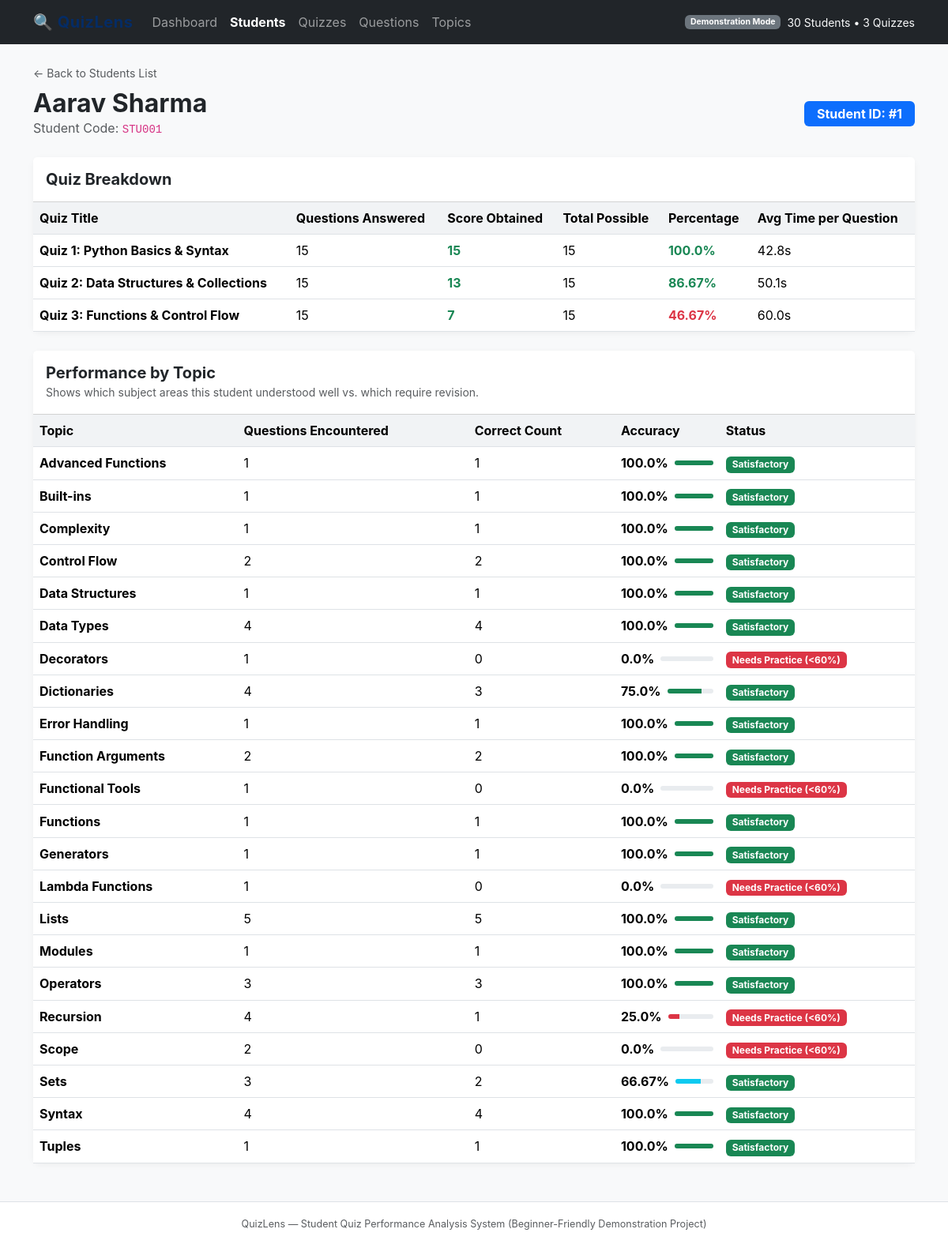
Screenshot of /students/1 with the database file from the repository.
### tables this page shows
CREATE TABLE students (
            id INTEGER PRIMARY KEY AUTOINCREMENT,
            student_code TEXT UNIQUE NOT NULL,
            name TEXT NOT NULL
        );

CREATE TABLE quizzes (
            id INTEGER PRIMARY KEY AUTOINCREMENT,
            title TEXT NOT NULL,
            date TEXT NOT NULL,
            total_marks INTEGER NOT NULL
        );

CREATE TABLE questions (
            id INTEGER PRIMARY KEY AUTOINCREMENT,
            quiz_id INTEGER NOT NULL,
            question_text TEXT NOT NULL,
            correct_answer TEXT NOT NULL,
            topic TEXT NOT NULL,
            marks INTEGER NOT NULL DEFAULT 1,
            FOREIGN KEY (quiz_id) REFERENCES quizzes(id) ON DELETE CASCADE
        );

### app.py (the view)
@app.route("/students/<int:student_id>")
def student_detail(student_id):
    detail = get_student_detail(student_id)
    if detail is None:
        abort(404, description="Student not found")
    return render_template(
        "student_detail.html",
        active_page="students",
        detail=detail
    )

### analysis.py (called while the page is built)
def safe_percentage(part, total):
    if total is None or total <= 0:
        return 0.0
    return round((part / total) * 100, 2)

### database.py (called while the page is built)
def get_connection():
    conn = sqlite3.connect(DATABASE_NAME)
    conn.execute("PRAGMA foreign_keys = ON;")
    conn.row_factory = sqlite3.Row
    return conn

### templates/student_detail.html (shortened to what this page needs)
{% extends "base.html" %}
{% block content %}
<div class="mb-4">
    <a href="/students" class="text-decoration-none text-muted small">&larr; Back to Students List</a>
    <div class="d-flex justify-content-between align-items-center mt-2">
        <div>
            <h2 class="fw-bold mb-0">{{ detail.student.name }}</h2>
            <p class="text-muted mb-0">Student Code: <code>{{ detail.student.student_code }}</code></p>
        </div>
        <span class="badge bg-primary fs-6 px-3 py-2">Student ID: #{{ detail.student.id }}</span>
    </div>
</div>
<div class="card mb-4">
    <div class="card-header bg-white py-3">
        <h5 class="fw-bold mb-0">Quiz Breakdown</h5>
    </div>
    <div class="table-responsive">
        <table class="table table-hover align-middle mb-0">
            <thead>
                <tr>
                    <th>Quiz Title</th>
                    <th>Questions Answered</th>
                    <th>Score Obtained</th>
                    <th>Total Possible</th>
                    <th>Percentage</th>
                    <th>Avg Time per Question</th>
                </tr>
            </thead>
            <tbody>
                {% for q in detail.quizzes %}
                <tr>
                    <td class="fw-bold">{{ q.quiz_title }}</td>
                    <td>{{ q.questions_answered }}</td>
                    <td><strong class="text-success">{{ q.score }}</strong></td>
                    <td>{{ q.total_marks }}</td>
                    <td>
                        <span class="fw-bold {% if q.percentage >= 75 %}text-success{% elif q.percentage >= 50 %}text-warning{% else %}text-danger{% endif %}">
                            {{ q.percentage }}%
                        </span>
                    </td>
                    <td>{{ q.avg_time }}s</td>
                </tr>
                {% endfor %}
            </tbody>
        </table>
    </div>
</div>
<div class="card mb-4">
    <div class="card-header bg-white py-3">
        <h5 class="fw-bold mb-0">Performance by Topic</h5>
        <small class="text-muted">Shows which subject areas this student understood well vs. which require revision.</small>
    </div>
    <div class="table-responsive">
        <table class="table table-hover align-middle mb-0">
            <thead>
                <tr>
                    <th>Topic</th>
                    <th>Questions Encountered</th>
                    <th>Correct Count</th>
                    <th>Accuracy</th>
                    <th>Status</th>
                </tr>
            </thead>
            <tbody>
                {% for t in detail.topics %}
                <tr>
                    <td class="fw-bold">{{ t.topic }}</td>
                    <td>{{ t.total_questions }}</td>
                    <td>{{ t.correct_count }}</td>
                    <td>
                        <div class="d-flex align-items-center" style="max-width: 200px;">
                            <span class="me-2 fw-bold">{{ t.accuracy }}%</span>
                            <div class="progress flex-grow-1" style="height: 6px;">
                                <div class="progress-bar {% if t.accuracy >= 75 %}bg-success{% elif t.accuracy >= 60 %}bg-info{% else %}bg-danger{% endif %}"
                                     role="progressbar" style="width: {{ t.accuracy }}%;"></div>
                            </div>
                        </div>
                    </td>
                    <td>
                        {% if t.is_weak %}
                            <span class="badge bg-danger">Needs Practice (&lt;60%)</span>
                        {% else %}
                            <span class="badge bg-success">Satisfactory</span>
                        {% endif %}
                    </td>
                </tr>
                {% endfor %}
            </tbody>
        </table>
    </div>
</div>
{% endblock %}

### templates/base.html (style rules this page uses)
body { background-color: #f8f9fa; font-family: -apple-system, BlinkMacSystemFont, "Segoe UI", Roboto, "Helvetica Neue", Arial, sans-serif; }
.card { border: none; border-radius: 10px; box-shadow: 0 2px 8px rgba(0,0,0,0.05); }
.table th { background-color: #f1f3f5; }

### rows the page displays
students: student.name "Aarav Sharma", student.student_code "STU001", student.id "1"
quizzes: quiz_title "Quiz 1: Python Basics & Syntax", questions_answered "15", score "15", total_marks "15", percentage "100.0", avg_time "42.8"
quizzes: quiz_title "Quiz 2: Data Structures & Collections", questions_answered "15", score "13", total_marks "15", percentage "86.67", avg_time "50.1"
quizzes: quiz_title "Quiz 3: Functions & Control Flow", questions_answered "15", score "7", total_marks "15", percentage "46.67", avg_time "60.0"
questions: topic "Advanced Functions", total_questions "1", correct_count "1", accuracy "100.0", shows "Satisfactory"
questions: topic "Built-ins", total_questions "1", correct_count "1", accuracy "100.0", shows "Satisfactory"
questions: topic "Complexity", total_questions "1", correct_count "1", accuracy "100.0", shows "Satisfactory"
questions: topic "Data Structures", total_questions "1", correct_count "1", accuracy "100.0", shows "Satisfactory"
questions: topic "Decorators", total_questions "1", correct_count "0", accuracy "0.0", shows "Needs Practice (<60%)"
questions: topic "Error Handling", total_questions "1", correct_count "1", accuracy "100.0", shows "Satisfactory"
questions: topic "Functional Tools", total_questions "1", correct_count "0", accuracy "0.0", shows "Needs Practice (<60%)"
questions: topic "Functions", total_questions "1", correct_count "1", accuracy "100.0", shows "Satisfactory"
questions: topic "Generators", total_questions "1", correct_count "1", accuracy "100.0", shows "Satisfactory"
questions: topic "Lambda Functions", total_questions "1", correct_count "0", accuracy "0.0", shows "Needs Practice (<60%)"
questions: topic "Modules", total_questions "1", correct_count "1", accuracy "100.0", shows "Satisfactory"
questions: topic "Tuples", total_questions "1", correct_count "1", accuracy "100.0", shows "Satisfactory"

### other values shown
{{ t.topic }} "Control Flow" "Data Types" "Dictionaries" "Function Arguments" "Lists" "Operators" "Recursion" "Scope" "Sets" "Syntax"
{{ t.total_questions }} "2" "4" "4" "2" "5" "3" "4" "2" "3" "4"
{{ t.correct_count }} "2" "4" "3" "2" "5" "3" "1" "0" "2" "4"
{{ t.accuracy }} "100.0" "100.0" "75.0" "100.0" "100.0" "100.0" "25.0" "0.0" "66.67" "100.0"
